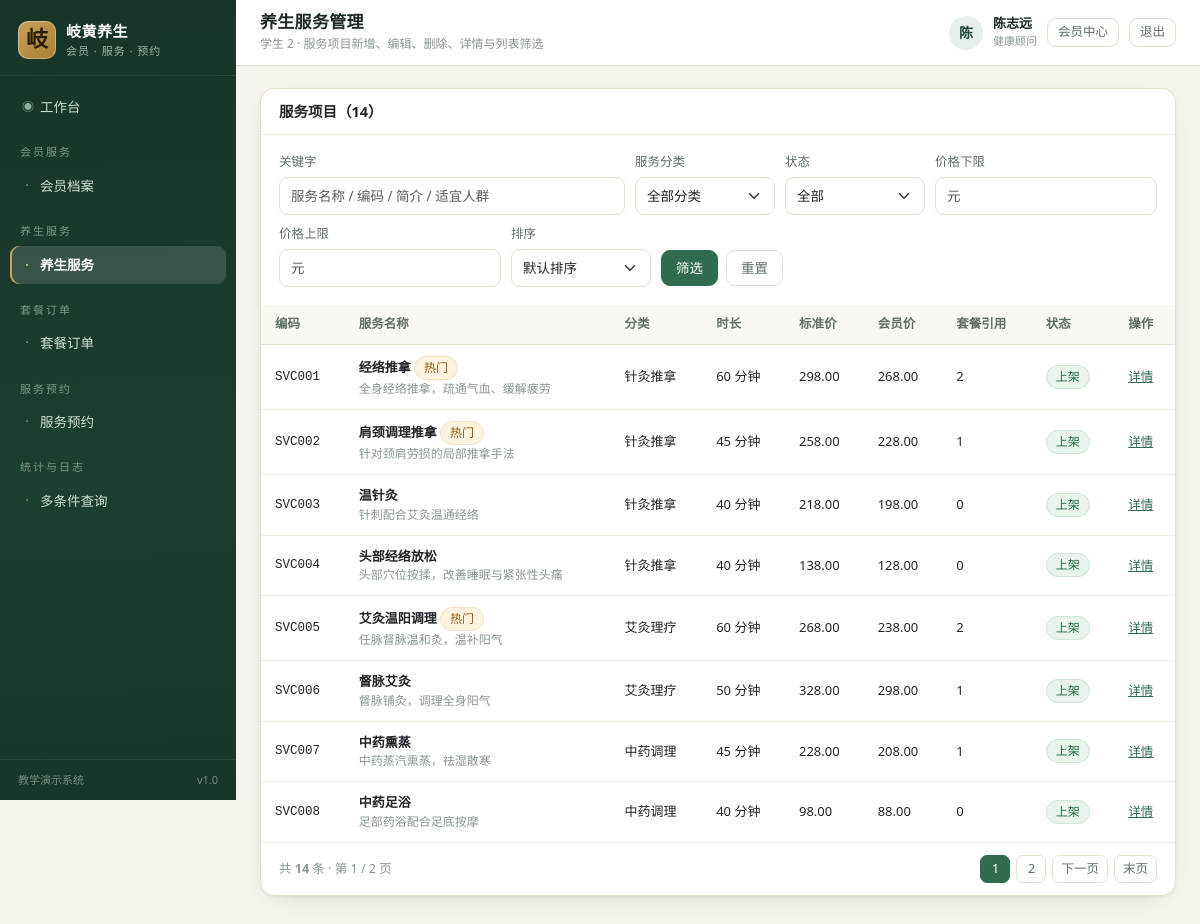
Screenshot of /services/ (signed in) with the database file from the repository.
### core/models.py (models this page shows, shortened)
class Menu(models.Model):
    GROUP_CHOICES = [
        ("member", "会员服务"),
        ("service", "养生服务"),
        ("order", "套餐订单"),
        ("appointment", "服务预约"),
        ("report", "统计与日志"),
        ("system", "系统管理"),
    ]
    code = models.CharField("菜单编码", max_length=50, unique=True)
    name = models.CharField("菜单名称", max_length=50)
    url_name = models.CharField("路由名称", max_length=80)
    perm_codename = models.CharField("所需权限", max_length=100, blank=True,
                                     help_text="如 services.view_healthservice，留空表示登录即可访问")
    icon = models.CharField("图标", max_length=40, default="bi-circle")
    role_scope = models.CharField(
        "适用角色", max_length=120, blank=True,
        help_text="逗号分隔的角色编码（如 member,therapist），留空表示全部角色",
    )
    group = models.CharField("分组", max_length=20, choices=GROUP_CHOICES, default="service")
    sort_order = models.IntegerField("排序", default=0)
    is_active = models.BooleanField("启用", default=True)
    class Meta:
        verbose_name = "系统菜单"
        verbose_name_plural = "系统菜单"
        ordering = ["group", "sort_order", "id"]

### accounts/models.py (models this page shows, shortened)
class User(AbstractUser):
    ROLE_CHOICES = [
        ("admin", "系统管理员"),
        ("service_manager", "服务主管"),
        ("order_clerk", "订单专员"),
        ("therapist", "健康顾问"),
        ("reporter", "报表专员"),
        ("member", "会员"),
    ]
    ROLE_GROUP_MAP = {
        "admin": "系统管理员",
        "service_manager": "服务主管",
        "order_clerk": "订单专员",
        "therapist": "健康顾问",
        "reporter": "报表专员",
        "member": "会员",
    }
    role = models.CharField("角色", max_length=30, choices=ROLE_CHOICES, default="member")
    display_name = models.CharField("姓名", max_length=30, blank=True)
    phone = models.CharField("联系电话", max_length=20, blank=True)
    last_login_ip = models.CharField("最近登录IP", max_length=45, blank=True)
    class Meta:
        verbose_name = "系统用户"
        verbose_name_plural = "系统用户"
        ordering = ["-date_joined"]
    @property
    def is_member(self):
        return self.role == "member"

### services/models.py (models this page shows, shortened)
class HealthService(models.Model):
    STATUS_CHOICES = [("on", "上架"), ("off", "下架")]
    code = models.CharField("服务编码", max_length=20, unique=True, db_index=True)
    name = models.CharField("服务名称", max_length=60)
    category = models.ForeignKey(
        ServiceCategory, verbose_name="所属分类", on_delete=models.PROTECT, related_name="services"
    )
    summary = models.CharField("服务简介", max_length=200, blank=True)
    description = models.TextField("服务详情", blank=True)
    duration = models.IntegerField("服务时长(分钟)", default=60)
    price = models.DecimalField("标准价(元)", max_digits=10, decimal_places=2, default=0)
    member_price = models.DecimalField("会员价(元)", max_digits=10, decimal_places=2, default=0)
    suitable_for = models.CharField("适宜人群", max_length=200, blank=True)
    contraindication = models.CharField("禁忌说明", max_length=200, blank=True)
    status = models.CharField("状态", max_length=10, choices=STATUS_CHOICES, default="on")
    is_hot = models.BooleanField("热门推荐", default=False)
    sort_order = models.IntegerField("排序", default=0)
    created_by = models.ForeignKey(
        "accounts.User", verbose_name="创建人", on_delete=models.SET_NULL,
        null=True, blank=True, related_name="created_services",
    )
    created_at = models.DateTimeField("创建时间", auto_now_add=True)
    updated_at = models.DateTimeField("更新时间", auto_now=True)
    class Meta:
        verbose_name = "养生服务"
        verbose_name_plural = "养生服务"
        ordering = ["sort_order", "-created_at"]
        permissions = [("export_healthservice", "导出养生服务数据")]
        indexes = [models.Index(fields=["status", "category"])]
    @property
    def display_price(self):
        return self.member_price if self.member_price else self.price

class ServiceCategory(models.Model):
    name = models.CharField("分类名称", max_length=40, unique=True)
    code = models.CharField("分类编码", max_length=20, unique=True)
    description = models.CharField("分类说明", max_length=200, blank=True)
    sort_order = models.IntegerField("排序", default=0)
    is_active = models.BooleanField("启用", default=True)
    class Meta:
        verbose_name = "服务分类"
        verbose_name_plural = "服务分类"
        ordering = ["sort_order", "id"]

### services/views.py (the view)
# urls.py: path("", views.ServiceListView.as_view(), name="list"),
class ServiceListView(PermRequiredMixin, ListView):
    model = HealthService
    template_name = "services/service_list.html"
    permission_required = "services.view_healthservice"
    context_object_name = "services"
    def get_queryset(self):
        qs = HealthService.objects.select_related("category").annotate(
            package_count=Count("package_items", distinct=True)
        )
        keyword = self.request.GET.get("keyword", "").strip()
        category = self.request.GET.get("category", "").strip()
        status = self.request.GET.get("status", "").strip()
        price_min = self.request.GET.get("price_min", "").strip()
        price_max = self.request.GET.get("price_max", "").strip()
        sort = self.request.GET.get("sort", "").strip()
        if keyword:
            qs = qs.filter(
                Q(name__icontains=keyword) | Q(code__icontains=keyword)
                | Q(summary__icontains=keyword) | Q(suitable_for__icontains=keyword)
            )
        if category:
            qs = qs.filter(category_id=category)
        if status:
            qs = qs.filter(status=status)
        if price_min.replace(".", "", 1).isdigit():
            qs = qs.filter(price__gte=price_min)
        if price_max.replace(".", "", 1).isdigit():
            qs = qs.filter(price__lte=price_max)
        sort_map = {
            "price_asc": "price", "price_desc": "-price",
            "new": "-created_at", "duration": "duration",
        }
        return qs.order_by(sort_map.get(sort, "sort_order"), "-created_at")
    def get_context_data(self, **kwargs):
        ctx = super().get_context_data(**kwargs)
        ctx["page_obj"] = paginate(self.request, self.get_queryset(), 8)
        ctx["services"] = ctx["page_obj"]
        ctx["categories"] = ServiceCategory.objects.filter(is_active=True)
        ctx["total"] = self.get_queryset().count()
        ctx["query"] = self.request.GET
        ctx["keyword"] = self.request.GET.get("keyword", "")
        ctx["category_id"] = self.request.GET.get("category", "")
        ctx["status"] = self.request.GET.get("status", "")
        ctx["price_min"] = self.request.GET.get("price_min", "")
        ctx["price_max"] = self.request.GET.get("price_max", "")
        ctx["sort"] = self.request.GET.get("sort", "")
        ctx["on_count"] = HealthService.objects.filter(status="on").count()
        ctx["off_count"] = HealthService.objects.filter(status="off").count()
        return ctx

### core/context_processors.py (called while the page is built)
def navigation(request):
    user = getattr(request, "user", None)
    if user is None or not user.is_authenticated:
        return {"nav_groups": [], "nav_menus": []}
    role = getattr(user, "role", "")
    menus = []
    for menu in Menu.objects.filter(is_active=True):
        if menu.role_scope and role not in [r.strip() for r in menu.role_scope.split(",") if r.strip()]:
            continue
        if not menu.perm_codename or user.has_perm(menu.perm_codename):
            menus.append(menu)
    group_labels = dict(Menu.GROUP_CHOICES)
    groups = []
    for code, label in Menu.GROUP_CHOICES:
        items = [m for m in menus if m.group == code]
        if items:
            groups.append({"code": code, "label": group_labels.get(code, label), "items": items})
    return {"nav_groups": groups, "nav_menus": menus}

### core/templatetags/ui_tags.py (called while the page is built)
@register.filter
def badge(value):
    return BADGE_MAP.get(str(value), "secondary")

@register.filter
def money(value):
    try:
        return f"{float(value):,.2f}"
    except (TypeError, ValueError):
        return "0.00"

@register.simple_tag(takes_context=True)
def querystring(context, **kwargs):
    request = context.get("request")
    query = request.GET.copy() if request else {}
    for key, value in kwargs.items():
        if value in (None, ""):
            query.pop(key, None)
        else:
            query[key] = value
    return query.urlencode() if hasattr(query, "urlencode") else ""

@register.simple_tag(takes_context=True)
def active_nav(context, url_name):
    request = context.get("request")
    if not request:
        return ""
    resolver = getattr(request, "resolver_match", None)
    if not resolver:
        return ""
    current = resolver.view_name or ""
    return "active" if current == url_name or current.startswith(url_name + "_") else ""

@register.inclusion_tag("core/_pager.html", takes_context=True)
def pager(context, page_obj):
    return {"page_obj": page_obj, "request": context.get("request")}

### core/utils.py (called while the page is built)
def paginate(request, queryset, per_page=10):
    try:
        per_page = int(request.GET.get("per_page", per_page))
    except (TypeError, ValueError):
        per_page = 10
    per_page = max(5, min(per_page, 100))
    paginator = Paginator(queryset, per_page)
    return paginator.get_page(request.GET.get("page"))

### templates/services/service_list.html (shortened to what this page needs)
{% extends "base.html" %}
{% load ui_tags %}
{% block page_title %}养生服务管理{% endblock %}
{% block breadcrumb %}<div class="crumb">学生 2 · 服务项目新增、编辑、删除、详情与列表筛选</div>{% endblock %}
{% block content %}
<div class="card">
  <div class="card-head">
    <h2>服务项目（{{ total }}）</h2>
  </div>
  <div class="card-body">
    <form method="get" class="filter-bar">
      <div class="field grow">
        <label>关键字</label>
        <input class="form-control" name="keyword" value="{{ keyword }}"
               placeholder="服务名称 / 编码 / 简介 / 适宜人群">
      </div>
      <div class="field">
        <label>服务分类</label>
        <select class="form-select" name="category">
          <option value="">全部分类</option>
        </select>
      </div>
      <div class="field">
        <label>状态</label>
        <select class="form-select" name="status">
          <option value="">全部</option>
        </select>
      </div>
      <div class="field" style="min-width:100px">
        <label>价格下限</label>
        <input class="form-control" name="price_min" value="{{ price_min }}" placeholder="元">
      </div>
      <div class="field" style="min-width:100px">
        <label>价格上限</label>
        <input class="form-control" name="price_max" value="{{ price_max }}" placeholder="元">
      </div>
      <div class="field">
        <label>排序</label>
        <select class="form-select" name="sort">
          <option value="">默认排序</option>
        </select>
      </div>
      <div class="actions">
        <button class="btn btn-primary" type="submit">筛选</button>
        <a class="btn btn-outline-secondary" href="{% url 'services:list' %}">重置</a>
      </div>
    </form>
  </div>
  <div class="table-wrap">
    <table class="data">
      <thead>
        <tr>
          <th>编码</th><th>服务名称</th><th>分类</th><th>时长</th>
          <th>标准价</th><th>会员价</th><th>套餐引用</th><th>状态</th><th>操作</th>
        </tr>
      </thead>
      <tbody>
        {% for s in services %}
        <tr data-href="{% url 'services:detail' s.pk %}">
          <td class="mono">{{ s.code }}</td>
          <td>
            <div class="strong">{{ s.name }}
              {% if s.is_hot %}<span class="badge-soft warning">热门</span>{% endif %}
            </div>
            <div class="muted" style="font-size:12px">{{ s.summary|default:"—"|truncatechars:36 }}</div>
          </td>
          <td>{{ s.category.name }}</td>
          <td class="num">{{ s.duration }} 分钟</td>
          <td class="num">{{ s.price|money }}</td>
          <td class="num">{{ s.display_price|money }}</td>
          <td class="num">{{ s.package_count }}</td>
          <td><span class="badge-soft {{ s.status|badge }}">{{ s.get_status_display }}</span></td>
          <td class="nowrap">
            <a class="btn-link" href="{% url 'services:detail' s.pk %}">详情</a>
          </td>
        </tr>
        {% empty %}
        <tr><td colspan="9"><div class="empty"><span class="big">◇</span>没有符合条件的服务项目</div></td></tr>
        {% endfor %}
      </tbody>
    </table>
  </div>
  {% pager page_obj %}
</div>
{% endblock %}

### templates/base.html (shortened to what this page needs)
{% load static ui_tags %}<!DOCTYPE html>
<html lang="zh-CN">
<head>
  <link rel="stylesheet" href="{% static 'vendor/bootstrap.min.css' %}">
  <link rel="stylesheet" href="{% static 'css/app.css' %}">
</head>
<body>
<div class="layout">
  <aside class="sidebar" id="sidebar">
    <a class="brand" href="{% url 'dashboard' %}">
      <span class="brand-mark">岐</span>
      <span class="brand-text">
        <strong>岐黄养生</strong>
        <small>会员 · 服务 · 预约</small>
      </span>
    </a>
    <nav class="nav-list">
      {% if not user.is_member %}
      <a class="nav-item {% active_nav 'dashboard' %}" href="{% url 'dashboard' %}">
        <span class="nav-icon">◉</span> 工作台
      </a>
      {% endif %}
      {% for group in nav_groups %}
        <div class="nav-group">{{ group.label }}</div>
        {% for menu in group.items %}
          <a class="nav-item {% active_nav menu.url_name %}" href="{% url menu.url_name %}">
            <span class="nav-icon">·</span> {{ menu.name }}
          </a>
        {% endfor %}
      {% endfor %}
    </nav>
    <div class="sidebar-foot">
      <span>教学演示系统</span>
      <span class="ver">v1.0</span>
    </div>
  </aside>
  <div class="main">
    <header class="topbar">
      <div class="page-heading">
        <h1>{% block page_title %}工作台{% endblock %}</h1>
        {% block breadcrumb %}{% endblock %}
      </div>
      <div class="user-box">
        <span class="avatar">{{ user.display_name|default:user.username|slice:":1" }}</span>
        <span class="user-meta">
          <strong>{{ user.display_name|default:user.username }}</strong>
          <small>{{ user.get_role_display }}</small>
        </span>
        <a class="btn btn-sm btn-outline-secondary" href="{% url 'accounts:profile' %}">会员中心</a>
        <form method="post" action="{% url 'accounts:logout' %}" class="d-inline">
          <button class="btn btn-sm btn-outline-secondary" type="submit">退出</button>
        </form>
      </div>
    </header>
    <main class="content">
      {% block content %}{% endblock %}
    </main>
  </div>
</div>
</body>
</html>

### rows the page displays
Menu: name "会员档案"
Menu: name "养生服务"
Menu: name "套餐订单"
Menu: name "服务预约"
Menu: name "多条件查询"
User: display_name "陈", display_name "陈志远", role "健康顾问"
HealthService: code "SVC001", name "经络推拿", is_hot "热门", summary "全身经络推拿，疏通气血、缓解疲劳", category.name "针灸推拿", duration "60", price "298.00", display_price "268.00", package_count "2", status "上架"
HealthService: code "SVC002", name "肩颈调理推拿", is_hot "热门", summary "针对颈肩劳损的局部推拿手法", category.name "针灸推拿", duration "45", price "258.00", display_price "228.00", package_count "1", status "上架"
HealthService: code "SVC003", name "温针灸", summary "针刺配合艾灸温通经络", category.name "针灸推拿", duration "40", price "218.00", display_price "198.00", package_count "0", status "上架"
HealthService: code "SVC004", name "头部经络放松", summary "头部穴位按揉，改善睡眠与紧张性头痛", category.name "针灸推拿", duration "40", price "138.00", display_price "128.00", package_count "0", status "上架"
HealthService: code "SVC005", name "艾灸温阳调理", is_hot "热门", summary "任脉督脉温和灸，温补阳气", category.name "艾灸理疗", duration "60", price "268.00", display_price "238.00", package_count "2", status "上架"
HealthService: code "SVC006", name "督脉艾灸", summary "督脉铺灸，调理全身阳气", category.name "艾灸理疗", duration "50", price "328.00", display_price "298.00", package_count "1", status "上架"
HealthService: code "SVC007", name "中药熏蒸", summary "中药蒸汽熏蒸，祛湿散寒", category.name "中药调理", duration "45", price "228.00", display_price "208.00", package_count "1", status "上架"
HealthService: code "SVC008", name "中药足浴", summary "足部药浴配合足底按摩", category.name "中药调理", duration "40", price "98.00", display_price "88.00", package_count "0", status "上架"

### other values shown
{{ group.label }} "会员服务" "养生服务" "套餐订单" "服务预约" "统计与日志"
{{ total }} "14"
{{ page_obj.paginator.count }} "14"
{{ page_obj.number }} "1"
{{ page_obj.paginator.num_pages }} "2"
{{ num }} "1"
{{ num }} "2"
